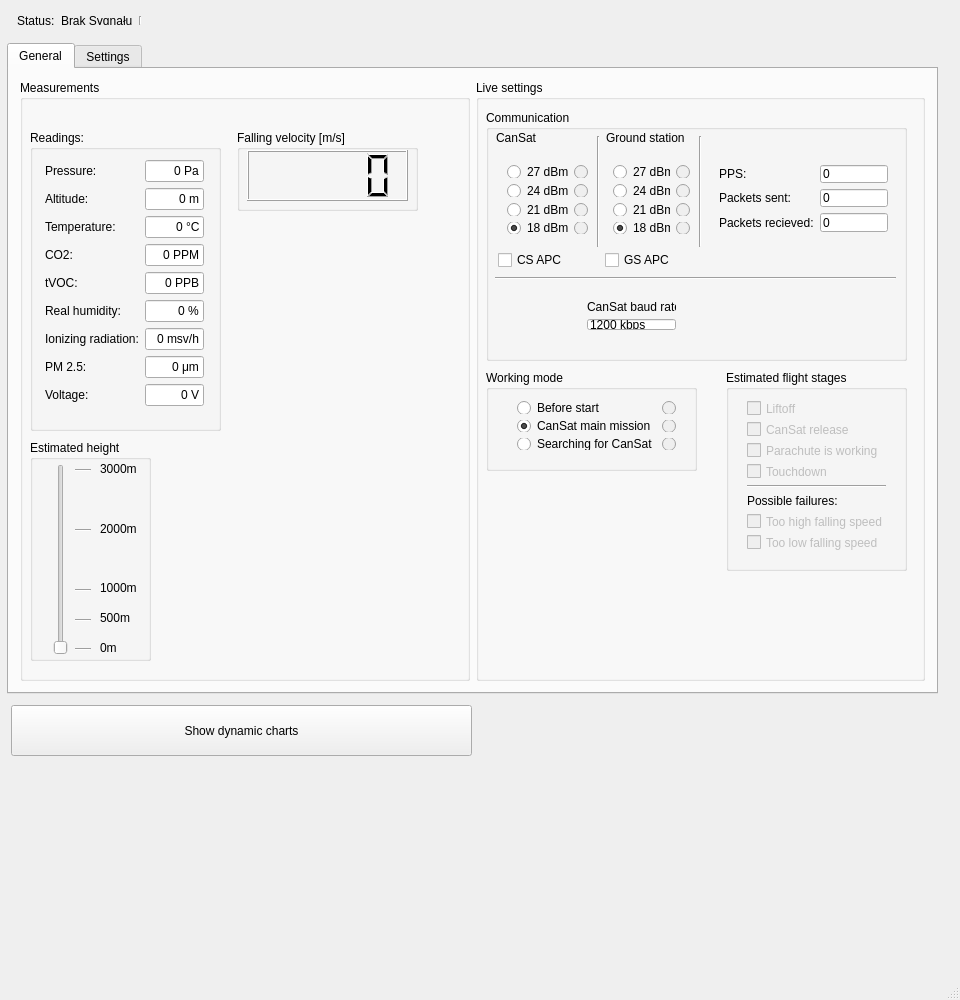
<?xml version="1.0" encoding="UTF-8"?>
<ui version="4.0">
 <class>MainWindow</class>
 <widget class="QMainWindow" name="MainWindow">
  <property name="geometry">
   <rect>
    <x>0</x>
    <y>0</y>
    <width>960</width>
    <height>1000</height>
   </rect>
  </property>
  <property name="windowTitle">
   <string>MainWindow</string>
  </property>
  <widget class="QWidget" name="centralWidget">
   <widget class="QTabWidget" name="Tabs">
    <property name="geometry">
     <rect>
      <x>7</x>
      <y>43</y>
      <width>931</width>
      <height>651</height>
     </rect>
    </property>
    <property name="currentIndex">
     <number>0</number>
    </property>
    <widget class="QWidget" name="tab">
     <attribute name="title">
      <string>General</string>
     </attribute>
     <layout class="QGridLayout" name="gridLayout_3">
      <property name="sizeConstraint">
       <enum>QLayout::SetDefaultConstraint</enum>
      </property>
      <item row="0" column="0">
       <widget class="QGroupBox" name="groupBox_3">
        <property name="title">
         <string>Measurements</string>
        </property>
        <widget class="QGroupBox" name="groupBox_5">
         <property name="geometry">
          <rect>
           <x>217</x>
           <y>50</y>
           <width>181</width>
           <height>81</height>
          </rect>
         </property>
         <property name="title">
          <string>Falling velocity [m/s]</string>
         </property>
         <widget class="QLCDNumber" name="fallingV_lcdNumber">
          <property name="geometry">
           <rect>
            <x>10</x>
            <y>20</y>
            <width>161</width>
            <height>51</height>
           </rect>
          </property>
          <property name="smallDecimalPoint">
           <bool>false</bool>
          </property>
          <property name="segmentStyle">
           <enum>QLCDNumber::Filled</enum>
          </property>
          <property name="value" stdset="0">
           <double>0.000000000000000</double>
          </property>
          <property name="intValue" stdset="0">
           <number>0</number>
          </property>
         </widget>
        </widget>
        <widget class="QGroupBox" name="groupBox_8">
         <property name="geometry">
          <rect>
           <x>10</x>
           <y>360</y>
           <width>121</width>
           <height>221</height>
          </rect>
         </property>
         <property name="title">
          <string>Estimated height</string>
         </property>
         <widget class="QSlider" name="heightSlider">
          <property name="enabled">
           <bool>false</bool>
          </property>
          <property name="geometry">
           <rect>
            <x>20</x>
            <y>24</y>
            <width>22</width>
            <height>191</height>
           </rect>
          </property>
          <property name="mouseTracking">
           <bool>false</bool>
          </property>
          <property name="autoFillBackground">
           <bool>false</bool>
          </property>
          <property name="maximum">
           <number>3000</number>
          </property>
          <property name="value">
           <number>0</number>
          </property>
          <property name="tracking">
           <bool>true</bool>
          </property>
          <property name="orientation">
           <enum>Qt::Vertical</enum>
          </property>
          <property name="invertedControls">
           <bool>false</bool>
          </property>
         </widget>
         <widget class="QLabel" name="label_14">
          <property name="geometry">
           <rect>
            <x>70</x>
            <y>200</y>
            <width>21</width>
            <height>16</height>
           </rect>
          </property>
          <property name="text">
           <string>0m</string>
          </property>
         </widget>
         <widget class="QLabel" name="label_15">
          <property name="geometry">
           <rect>
            <x>70</x>
            <y>21</y>
            <width>41</width>
            <height>16</height>
           </rect>
          </property>
          <property name="text">
           <string>3000m</string>
          </property>
         </widget>
         <widget class="QLabel" name="label_16">
          <property name="geometry">
           <rect>
            <x>70</x>
            <y>81</y>
            <width>55</width>
            <height>16</height>
           </rect>
          </property>
          <property name="text">
           <string>2000m</string>
          </property>
         </widget>
         <widget class="QLabel" name="label_17">
          <property name="geometry">
           <rect>
            <x>70</x>
            <y>140</y>
            <width>55</width>
            <height>16</height>
           </rect>
          </property>
          <property name="text">
           <string>1000m</string>
          </property>
         </widget>
         <widget class="QLabel" name="label_22">
          <property name="geometry">
           <rect>
            <x>70</x>
            <y>170</y>
            <width>55</width>
            <height>16</height>
           </rect>
          </property>
          <property name="text">
           <string>500m</string>
          </property>
         </widget>
         <widget class="Line" name="line_2">
          <property name="geometry">
           <rect>
            <x>45</x>
            <y>201</y>
            <width>16</width>
            <height>16</height>
           </rect>
          </property>
          <property name="orientation">
           <enum>Qt::Horizontal</enum>
          </property>
         </widget>
         <widget class="Line" name="line_3">
          <property name="geometry">
           <rect>
            <x>45</x>
            <y>172</y>
            <width>16</width>
            <height>16</height>
           </rect>
          </property>
          <property name="orientation">
           <enum>Qt::Horizontal</enum>
          </property>
         </widget>
         <widget class="Line" name="line_4">
          <property name="geometry">
           <rect>
            <x>45</x>
            <y>142</y>
            <width>16</width>
            <height>16</height>
           </rect>
          </property>
          <property name="orientation">
           <enum>Qt::Horizontal</enum>
          </property>
         </widget>
         <widget class="Line" name="line_5">
          <property name="geometry">
           <rect>
            <x>45</x>
            <y>82</y>
            <width>16</width>
            <height>16</height>
           </rect>
          </property>
          <property name="orientation">
           <enum>Qt::Horizontal</enum>
          </property>
         </widget>
         <widget class="Line" name="line_6">
          <property name="geometry">
           <rect>
            <x>45</x>
            <y>22</y>
            <width>16</width>
            <height>16</height>
           </rect>
          </property>
          <property name="orientation">
           <enum>Qt::Horizontal</enum>
          </property>
         </widget>
        </widget>
        <widget class="QGroupBox" name="groupBox_9">
         <property name="geometry">
          <rect>
           <x>10</x>
           <y>50</y>
           <width>191</width>
           <height>301</height>
          </rect>
         </property>
         <property name="title">
          <string>Readings:</string>
         </property>
         <widget class="QWidget" name="layoutWidget">
          <property name="geometry">
           <rect>
            <x>4</x>
            <y>19</y>
            <width>181</width>
            <height>271</height>
           </rect>
          </property>
          <layout class="QFormLayout" name="formLayout_2">
           <item row="0" column="0">
            <widget class="QLabel" name="label">
             <property name="text">
              <string>Pressure:</string>
             </property>
             <property name="alignment">
              <set>Qt::AlignLeading|Qt::AlignLeft|Qt::AlignVCenter</set>
             </property>
            </widget>
           </item>
           <item row="0" column="1">
            <widget class="QLineEdit" name="pressure_lineEdit">
             <property name="text">
              <string>0 Pa</string>
             </property>
             <property name="alignment">
              <set>Qt::AlignRight|Qt::AlignTrailing|Qt::AlignVCenter</set>
             </property>
             <property name="readOnly">
              <bool>true</bool>
             </property>
            </widget>
           </item>
           <item row="2" column="0">
            <widget class="QLabel" name="label_2">
             <property name="text">
              <string>Temperature:</string>
             </property>
             <property name="alignment">
              <set>Qt::AlignLeading|Qt::AlignLeft|Qt::AlignVCenter</set>
             </property>
            </widget>
           </item>
           <item row="2" column="1">
            <widget class="QLineEdit" name="temp_lineEdit">
             <property name="text">
              <string>0 °C</string>
             </property>
             <property name="alignment">
              <set>Qt::AlignRight|Qt::AlignTrailing|Qt::AlignVCenter</set>
             </property>
             <property name="readOnly">
              <bool>true</bool>
             </property>
            </widget>
           </item>
           <item row="3" column="0">
            <widget class="QLabel" name="label_3">
             <property name="text">
              <string>CO2:</string>
             </property>
             <property name="alignment">
              <set>Qt::AlignLeading|Qt::AlignLeft|Qt::AlignVCenter</set>
             </property>
            </widget>
           </item>
           <item row="3" column="1">
            <widget class="QLineEdit" name="co2_lineEdit">
             <property name="text">
              <string>0 PPM</string>
             </property>
             <property name="alignment">
              <set>Qt::AlignRight|Qt::AlignTrailing|Qt::AlignVCenter</set>
             </property>
             <property name="readOnly">
              <bool>true</bool>
             </property>
            </widget>
           </item>
           <item row="4" column="0">
            <widget class="QLabel" name="label_4">
             <property name="text">
              <string>tVOC:</string>
             </property>
             <property name="alignment">
              <set>Qt::AlignLeading|Qt::AlignLeft|Qt::AlignVCenter</set>
             </property>
            </widget>
           </item>
           <item row="4" column="1">
            <widget class="QLineEdit" name="tvoc_lineEdit">
             <property name="text">
              <string>0 PPB</string>
             </property>
             <property name="alignment">
              <set>Qt::AlignRight|Qt::AlignTrailing|Qt::AlignVCenter</set>
             </property>
             <property name="readOnly">
              <bool>true</bool>
             </property>
            </widget>
           </item>
           <item row="5" column="0">
            <widget class="QLabel" name="label_5">
             <property name="text">
              <string>Real humidity:</string>
             </property>
             <property name="alignment">
              <set>Qt::AlignLeading|Qt::AlignLeft|Qt::AlignVCenter</set>
             </property>
            </widget>
           </item>
           <item row="6" column="0">
            <widget class="QLabel" name="label_6">
             <property name="text">
              <string>Ionizing radiation:</string>
             </property>
             <property name="alignment">
              <set>Qt::AlignLeading|Qt::AlignLeft|Qt::AlignVCenter</set>
             </property>
            </widget>
           </item>
           <item row="7" column="0">
            <widget class="QLabel" name="label_7">
             <property name="text">
              <string>PM 2.5:</string>
             </property>
             <property name="alignment">
              <set>Qt::AlignLeading|Qt::AlignLeft|Qt::AlignVCenter</set>
             </property>
            </widget>
           </item>
           <item row="8" column="0">
            <widget class="QLabel" name="label_8">
             <property name="text">
              <string>Voltage:</string>
             </property>
             <property name="alignment">
              <set>Qt::AlignLeading|Qt::AlignLeft|Qt::AlignVCenter</set>
             </property>
            </widget>
           </item>
           <item row="5" column="1">
            <widget class="QLineEdit" name="humid_lineEdit">
             <property name="text">
              <string>0 %</string>
             </property>
             <property name="alignment">
              <set>Qt::AlignRight|Qt::AlignTrailing|Qt::AlignVCenter</set>
             </property>
             <property name="readOnly">
              <bool>true</bool>
             </property>
            </widget>
           </item>
           <item row="6" column="1">
            <widget class="QLineEdit" name="ionRad_lineEdit">
             <property name="text">
              <string>0 msv/h</string>
             </property>
             <property name="alignment">
              <set>Qt::AlignRight|Qt::AlignTrailing|Qt::AlignVCenter</set>
             </property>
             <property name="readOnly">
              <bool>true</bool>
             </property>
            </widget>
           </item>
           <item row="7" column="1">
            <widget class="QLineEdit" name="pm_lineEdit">
             <property name="text">
              <string>0 μm</string>
             </property>
             <property name="alignment">
              <set>Qt::AlignRight|Qt::AlignTrailing|Qt::AlignVCenter</set>
             </property>
             <property name="readOnly">
              <bool>true</bool>
             </property>
            </widget>
           </item>
           <item row="8" column="1">
            <widget class="QLineEdit" name="voltage_lineEdit">
             <property name="text">
              <string>0 V</string>
             </property>
             <property name="alignment">
              <set>Qt::AlignRight|Qt::AlignTrailing|Qt::AlignVCenter</set>
             </property>
             <property name="readOnly">
              <bool>true</bool>
             </property>
            </widget>
           </item>
           <item row="1" column="0">
            <widget class="QLabel" name="label_13">
             <property name="text">
              <string>Altitude:</string>
             </property>
            </widget>
           </item>
           <item row="1" column="1">
            <widget class="QLineEdit" name="alt_lineEdit">
             <property name="text">
              <string>0 m</string>
             </property>
             <property name="alignment">
              <set>Qt::AlignRight|Qt::AlignTrailing|Qt::AlignVCenter</set>
             </property>
             <property name="readOnly">
              <bool>true</bool>
             </property>
            </widget>
           </item>
          </layout>
         </widget>
        </widget>
       </widget>
      </item>
      <item row="0" column="1">
       <widget class="QGroupBox" name="groupBox_4">
        <property name="title">
         <string>Live settings</string>
        </property>
        <widget class="QGroupBox" name="groupBox_6">
         <property name="geometry">
          <rect>
           <x>10</x>
           <y>30</y>
           <width>421</width>
           <height>251</height>
          </rect>
         </property>
         <property name="title">
          <string>Communication</string>
         </property>
         <widget class="QCheckBox" name="CSautoPower_checkBox">
          <property name="geometry">
           <rect>
            <x>12</x>
            <y>140</y>
            <width>71</width>
            <height>20</height>
           </rect>
          </property>
          <property name="text">
           <string>CS APC</string>
          </property>
         </widget>
         <widget class="QWidget" name="layoutWidget">
          <property name="geometry">
           <rect>
            <x>90</x>
            <y>180</y>
            <width>111</width>
            <height>51</height>
           </rect>
          </property>
          <layout class="QVBoxLayout" name="verticalLayout_3">
           <item>
            <widget class="QLabel" name="label_11">
             <property name="text">
              <string>CanSat baud rate:</string>
             </property>
            </widget>
           </item>
           <item>
            <widget class="QLineEdit" name="cansatBaudRate">
             <property name="text">
              <string>1200 kbps</string>
             </property>
             <property name="readOnly">
              <bool>true</bool>
             </property>
            </widget>
           </item>
          </layout>
         </widget>
         <widget class="QWidget" name="layoutWidget">
          <property name="geometry">
           <rect>
            <x>10</x>
            <y>44</y>
            <width>103</width>
            <height>91</height>
           </rect>
          </property>
          <layout class="QHBoxLayout" name="horizontalLayout_2">
           <item>
            <layout class="QVBoxLayout" name="verticalLayout_2">
             <item>
              <widget class="QRadioButton" name="CSpowerButtonMode1">
               <property name="text">
                <string>27 dBm</string>
               </property>
              </widget>
             </item>
             <item>
              <widget class="QRadioButton" name="CSpowerButtonMode2">
               <property name="text">
                <string>24 dBm</string>
               </property>
              </widget>
             </item>
             <item>
              <widget class="QRadioButton" name="CSpowerButtonMode3">
               <property name="text">
                <string>21 dBm</string>
               </property>
               <property name="checked">
                <bool>false</bool>
               </property>
              </widget>
             </item>
             <item>
              <widget class="QRadioButton" name="CSpowerButtonMode4">
               <property name="text">
                <string>18 dBm</string>
               </property>
               <property name="checked">
                <bool>true</bool>
               </property>
              </widget>
             </item>
            </layout>
           </item>
           <item>
            <layout class="QVBoxLayout" name="verticalLayout_6">
             <item>
              <widget class="QRadioButton" name="cansatPower1">
               <property name="enabled">
                <bool>false</bool>
               </property>
               <property name="text">
                <string/>
               </property>
              </widget>
             </item>
             <item>
              <widget class="QRadioButton" name="cansatPower2">
               <property name="enabled">
                <bool>false</bool>
               </property>
               <property name="text">
                <string/>
               </property>
              </widget>
             </item>
             <item>
              <widget class="QRadioButton" name="cansatPower3">
               <property name="enabled">
                <bool>false</bool>
               </property>
               <property name="text">
                <string/>
               </property>
              </widget>
             </item>
             <item>
              <widget class="QRadioButton" name="cansatPower4">
               <property name="enabled">
                <bool>false</bool>
               </property>
               <property name="text">
                <string/>
               </property>
              </widget>
             </item>
            </layout>
           </item>
          </layout>
         </widget>
         <widget class="QWidget" name="layoutWidget">
          <property name="geometry">
           <rect>
            <x>222</x>
            <y>44</y>
            <width>191</width>
            <height>89</height>
           </rect>
          </property>
          <layout class="QFormLayout" name="formLayout_4">
           <item row="0" column="0">
            <widget class="QLabel" name="label_19">
             <property name="text">
              <string>PPS:</string>
             </property>
            </widget>
           </item>
           <item row="0" column="1">
            <widget class="QLineEdit" name="PPS_lineEdit">
             <property name="layoutDirection">
              <enum>Qt::LeftToRight</enum>
             </property>
             <property name="text">
              <string>0</string>
             </property>
             <property name="readOnly">
              <bool>true</bool>
             </property>
            </widget>
           </item>
           <item row="1" column="0">
            <widget class="QLabel" name="label_20">
             <property name="text">
              <string>Packets sent:</string>
             </property>
            </widget>
           </item>
           <item row="1" column="1">
            <widget class="QLineEdit" name="PacketsSent_lineEdit">
             <property name="text">
              <string>0</string>
             </property>
             <property name="readOnly">
              <bool>true</bool>
             </property>
            </widget>
           </item>
           <item row="2" column="0">
            <widget class="QLabel" name="label_21">
             <property name="text">
              <string>Packets recieved:</string>
             </property>
            </widget>
           </item>
           <item row="2" column="1">
            <widget class="QLineEdit" name="PacketsRecieved_lineEdit">
             <property name="text">
              <string>0</string>
             </property>
             <property name="readOnly">
              <bool>true</bool>
             </property>
            </widget>
           </item>
          </layout>
         </widget>
         <widget class="QWidget" name="layoutWidget_2">
          <property name="geometry">
           <rect>
            <x>116</x>
            <y>44</y>
            <width>99</width>
            <height>91</height>
           </rect>
          </property>
          <layout class="QHBoxLayout" name="horizontalLayout_3">
           <item>
            <layout class="QVBoxLayout" name="verticalLayout_7">
             <item>
              <widget class="QRadioButton" name="GSpowerButtonMode1">
               <property name="text">
                <string>27 dBm</string>
               </property>
              </widget>
             </item>
             <item>
              <widget class="QRadioButton" name="GSpowerButtonMode2">
               <property name="text">
                <string>24 dBm</string>
               </property>
              </widget>
             </item>
             <item>
              <widget class="QRadioButton" name="GSpowerButtonMode3">
               <property name="text">
                <string>21 dBm</string>
               </property>
               <property name="checked">
                <bool>false</bool>
               </property>
              </widget>
             </item>
             <item>
              <widget class="QRadioButton" name="GSpowerButtonMode4">
               <property name="text">
                <string>18 dBm</string>
               </property>
               <property name="checked">
                <bool>true</bool>
               </property>
              </widget>
             </item>
            </layout>
           </item>
           <item>
            <layout class="QVBoxLayout" name="verticalLayout_8">
             <item>
              <widget class="QRadioButton" name="cansatPower1_2">
               <property name="enabled">
                <bool>false</bool>
               </property>
               <property name="text">
                <string/>
               </property>
              </widget>
             </item>
             <item>
              <widget class="QRadioButton" name="cansatPower2_2">
               <property name="enabled">
                <bool>false</bool>
               </property>
               <property name="text">
                <string/>
               </property>
              </widget>
             </item>
             <item>
              <widget class="QRadioButton" name="cansatPower3_2">
               <property name="enabled">
                <bool>false</bool>
               </property>
               <property name="text">
                <string/>
               </property>
              </widget>
             </item>
             <item>
              <widget class="QRadioButton" name="cansatPower4_2">
               <property name="enabled">
                <bool>false</bool>
               </property>
               <property name="text">
                <string/>
               </property>
              </widget>
             </item>
            </layout>
           </item>
          </layout>
         </widget>
         <widget class="Line" name="line_7">
          <property name="geometry">
           <rect>
            <x>102</x>
            <y>26</y>
            <width>20</width>
            <height>111</height>
           </rect>
          </property>
          <property name="orientation">
           <enum>Qt::Vertical</enum>
          </property>
         </widget>
         <widget class="QLabel" name="label_12">
          <property name="geometry">
           <rect>
            <x>10</x>
            <y>20</y>
            <width>55</width>
            <height>16</height>
           </rect>
          </property>
          <property name="text">
           <string>CanSat</string>
          </property>
         </widget>
         <widget class="QLabel" name="label_18">
          <property name="geometry">
           <rect>
            <x>120</x>
            <y>20</y>
            <width>91</width>
            <height>16</height>
           </rect>
          </property>
          <property name="text">
           <string>Ground station</string>
          </property>
         </widget>
         <widget class="QCheckBox" name="GSautoPower_checkBox">
          <property name="geometry">
           <rect>
            <x>119</x>
            <y>140</y>
            <width>71</width>
            <height>20</height>
           </rect>
          </property>
          <property name="text">
           <string>GS APC</string>
          </property>
         </widget>
         <widget class="Line" name="line_9">
          <property name="geometry">
           <rect>
            <x>204</x>
            <y>26</y>
            <width>20</width>
            <height>111</height>
           </rect>
          </property>
          <property name="orientation">
           <enum>Qt::Vertical</enum>
          </property>
         </widget>
         <widget class="Line" name="line_10">
          <property name="geometry">
           <rect>
            <x>9</x>
            <y>158</y>
            <width>401</width>
            <height>20</height>
           </rect>
          </property>
          <property name="orientation">
           <enum>Qt::Horizontal</enum>
          </property>
         </widget>
        </widget>
        <widget class="QGroupBox" name="groupBox_7">
         <property name="geometry">
          <rect>
           <x>10</x>
           <y>290</y>
           <width>211</width>
           <height>101</height>
          </rect>
         </property>
         <property name="title">
          <string>Working mode</string>
         </property>
         <widget class="QWidget" name="horizontalLayoutWidget_2">
          <property name="geometry">
           <rect>
            <x>20</x>
            <y>20</y>
            <width>181</width>
            <height>71</height>
           </rect>
          </property>
          <layout class="QHBoxLayout" name="horizontalLayout_4">
           <item>
            <layout class="QVBoxLayout" name="verticalLayout_4">
             <item>
              <widget class="QRadioButton" name="wMode1_button">
               <property name="text">
                <string>Before start</string>
               </property>
              </widget>
             </item>
             <item>
              <widget class="QRadioButton" name="wMode2_button">
               <property name="text">
                <string>CanSat main mission</string>
               </property>
               <property name="checked">
                <bool>true</bool>
               </property>
              </widget>
             </item>
             <item>
              <widget class="QRadioButton" name="wMode3_button">
               <property name="text">
                <string>Searching for CanSat</string>
               </property>
              </widget>
             </item>
            </layout>
           </item>
           <item>
            <layout class="QVBoxLayout" name="verticalLayout_5">
             <item>
              <widget class="QRadioButton" name="radioButton">
               <property name="enabled">
                <bool>false</bool>
               </property>
               <property name="text">
                <string/>
               </property>
              </widget>
             </item>
             <item>
              <widget class="QRadioButton" name="radioButton_2">
               <property name="enabled">
                <bool>false</bool>
               </property>
               <property name="text">
                <string/>
               </property>
              </widget>
             </item>
             <item>
              <widget class="QRadioButton" name="radioButton_3">
               <property name="enabled">
                <bool>false</bool>
               </property>
               <property name="text">
                <string/>
               </property>
              </widget>
             </item>
            </layout>
           </item>
          </layout>
         </widget>
        </widget>
        <widget class="QGroupBox" name="groupBox_10">
         <property name="geometry">
          <rect>
           <x>250</x>
           <y>290</y>
           <width>181</width>
           <height>201</height>
          </rect>
         </property>
         <property name="title">
          <string>Estimated flight stages</string>
         </property>
         <widget class="QWidget" name="horizontalLayoutWidget_3">
          <property name="geometry">
           <rect>
            <x>10</x>
            <y>20</y>
            <width>161</width>
            <height>171</height>
           </rect>
          </property>
          <layout class="QHBoxLayout" name="horizontalLayout_5">
           <item>
            <layout class="QVBoxLayout" name="verticalLayout">
             <item>
              <widget class="QCheckBox" name="flightStage1_checkBox">
               <property name="enabled">
                <bool>false</bool>
               </property>
               <property name="text">
                <string>Liftoff</string>
               </property>
               <property name="checkable">
                <bool>true</bool>
               </property>
               <property name="checked">
                <bool>false</bool>
               </property>
              </widget>
             </item>
             <item>
              <widget class="QCheckBox" name="flightStage2_checkBox">
               <property name="enabled">
                <bool>false</bool>
               </property>
               <property name="text">
                <string>CanSat release</string>
               </property>
               <property name="checkable">
                <bool>true</bool>
               </property>
              </widget>
             </item>
             <item>
              <widget class="QCheckBox" name="flightStage3_checkBox">
               <property name="enabled">
                <bool>false</bool>
               </property>
               <property name="text">
                <string>Parachute is working</string>
               </property>
               <property name="checkable">
                <bool>true</bool>
               </property>
              </widget>
             </item>
             <item>
              <widget class="QCheckBox" name="flightStage4_checkBox">
               <property name="enabled">
                <bool>false</bool>
               </property>
               <property name="text">
                <string>Touchdown</string>
               </property>
               <property name="checkable">
                <bool>true</bool>
               </property>
              </widget>
             </item>
             <item>
              <widget class="Line" name="line_8">
               <property name="orientation">
                <enum>Qt::Horizontal</enum>
               </property>
              </widget>
             </item>
             <item>
              <widget class="QLabel" name="label_23">
               <property name="text">
                <string>Possible failures:</string>
               </property>
              </widget>
             </item>
             <item>
              <widget class="QCheckBox" name="failure1_checkBox">
               <property name="enabled">
                <bool>false</bool>
               </property>
               <property name="text">
                <string>Too high falling speed</string>
               </property>
               <property name="checkable">
                <bool>true</bool>
               </property>
              </widget>
             </item>
             <item>
              <widget class="QCheckBox" name="failure2_checkBox">
               <property name="enabled">
                <bool>false</bool>
               </property>
               <property name="text">
                <string>Too low falling speed</string>
               </property>
               <property name="checkable">
                <bool>true</bool>
               </property>
              </widget>
             </item>
            </layout>
           </item>
          </layout>
         </widget>
        </widget>
       </widget>
      </item>
     </layout>
    </widget>
    <widget class="QWidget" name="tab_2">
     <attribute name="title">
      <string>Settings</string>
     </attribute>
     <widget class="QGroupBox" name="groupBox">
      <property name="geometry">
       <rect>
        <x>10</x>
        <y>10</y>
        <width>321</width>
        <height>261</height>
       </rect>
      </property>
      <property name="title">
       <string>Communication</string>
      </property>
     </widget>
     <widget class="QGroupBox" name="groupBox_2">
      <property name="geometry">
       <rect>
        <x>420</x>
        <y>170</y>
        <width>120</width>
        <height>80</height>
       </rect>
      </property>
      <property name="title">
       <string>GroupBox</string>
      </property>
     </widget>
    </widget>
   </widget>
   <widget class="QWidget" name="horizontalLayoutWidget">
    <property name="geometry">
     <rect>
      <x>6</x>
      <y>5</y>
      <width>1111</width>
      <height>31</height>
     </rect>
    </property>
    <layout class="QHBoxLayout" name="horizontalLayout">
     <item>
      <widget class="QLabel" name="label_9">
       <property name="enabled">
        <bool>true</bool>
       </property>
       <property name="text">
        <string>Status:</string>
       </property>
      </widget>
     </item>
     <item>
      <widget class="QLabel" name="label_10">
       <property name="text">
        <string>Brak Sygnału</string>
       </property>
      </widget>
     </item>
     <item>
      <widget class="Line" name="line">
       <property name="orientation">
        <enum>Qt::Vertical</enum>
       </property>
      </widget>
     </item>
     <item>
      <spacer name="horizontalSpacer">
       <property name="orientation">
        <enum>Qt::Horizontal</enum>
       </property>
       <property name="sizeHint" stdset="0">
        <size>
         <width>40</width>
         <height>20</height>
        </size>
       </property>
      </spacer>
     </item>
    </layout>
   </widget>
   <widget class="QPushButton" name="chartsShow_pushButton">
    <property name="geometry">
     <rect>
      <x>11</x>
      <y>705</y>
      <width>461</width>
      <height>51</height>
     </rect>
    </property>
    <property name="text">
     <string>Show dynamic charts</string>
    </property>
   </widget>
  </widget>
  <widget class="QMenuBar" name="menuBar">
   <property name="geometry">
    <rect>
     <x>0</x>
     <y>0</y>
     <width>960</width>
     <height>26</height>
    </rect>
   </property>
  </widget>
  <widget class="QStatusBar" name="statusBar"/>
 </widget>
 <layoutdefault spacing="6" margin="11"/>
 <resources/>
 <connections/>
</ui>
